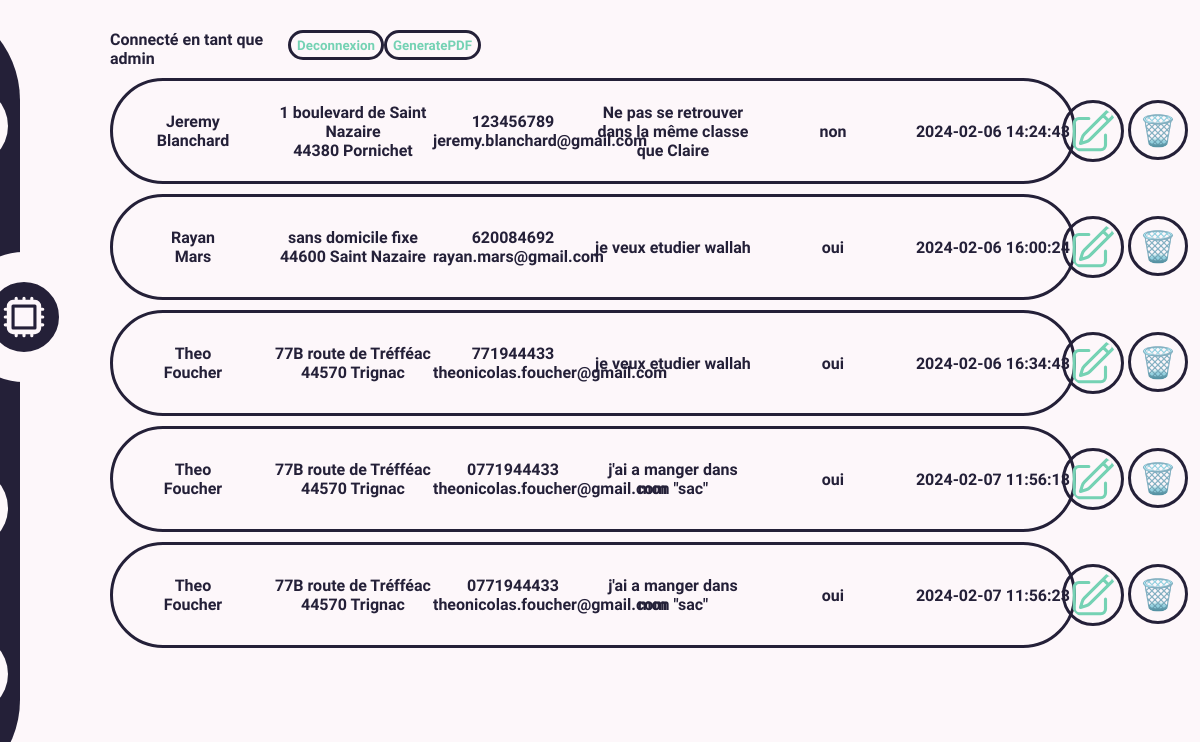
Before: /admin.php (signed in) with the older database file.
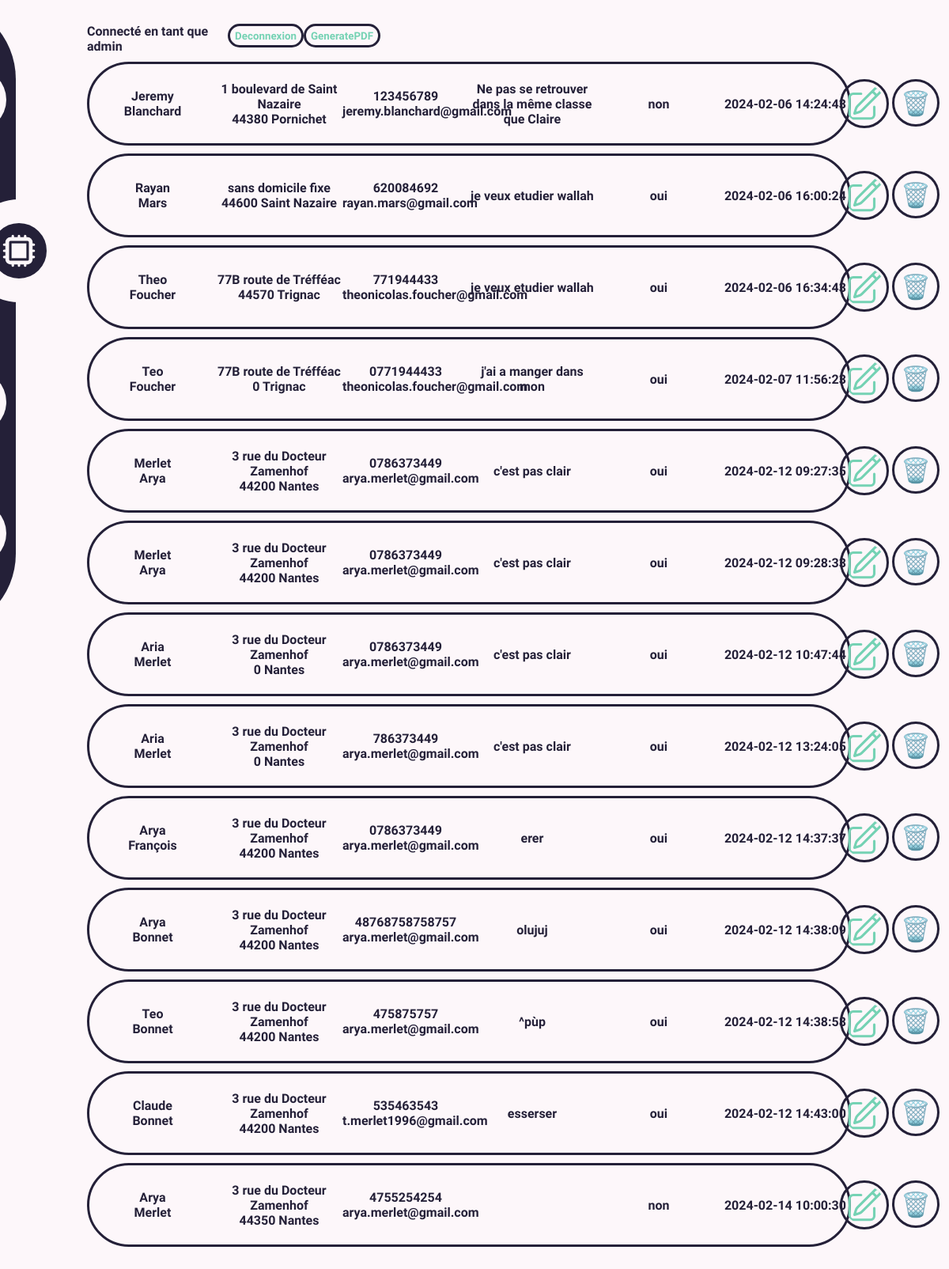
After: the same page with the newer database file.
### tables this page shows
CREATE TABLE IF NOT EXISTS `prospect` (
  `id_prospect` int NOT NULL AUTO_INCREMENT,
  `prenom` varchar(50) NOT NULL,
  `nom` varchar(50) NOT NULL,
  `email` varchar(100) NOT NULL,
  `tel` text NOT NULL,
  `adresse` varchar(100) NOT NULL,
  `ville` varchar(50) NOT NULL,
  `code_postal` int NOT NULL,
  `formation` varchar(50) NOT NULL,
  `projet` text NOT NULL,
  `note prive` text NOT NULL,
  `pre_inscrit` tinyint(1) NOT NULL,
  `niveau_etude` varchar(20) NOT NULL,
  `decouverte_IIA` varchar(100) NOT NULL,
  `heure_enregistrement` datetime NOT NULL,
  PRIMARY KEY (`id_prospect`)
);

### admin.php (the view, shortened to what this page needs)
<?php
require_once('base_donnee.php')
?>
<!DOCTYPE html>
<html lang="en">
<head>
    <link rel="stylesheet" href="<?php echo $_SESSION['Mode']?>.css">
</head>
<body>
<nav>
        <div class="nav_container">
            <a href="Home.php">
                <div class="button">
                </div>
            </a>
             </div>
        <div>
            <div class="button_active">
            </div>
        </div>
        <div class="nav_container">
        <a href="MentionsLegales.php">
            <div class="button">
            </div>
        </a>
        </div>
        <div class="nav_container">
            <a href="configuration.php">
                <div class="button">
                </div>
            </a>
        </div>
    </nav>
    <?php
    $sql='SELECT * FROM prospect ORDER BY id_prospect';
    $temp=$pdo->prepare($sql);
    $temp->execute();
echo '<div class="content_admin">
<div class="card" id="makepdf">';
echo '<div class="head_admin">';
echo 'Connecté en tant que'. ' ' . htmlentities($_SESSION['utilisateur']);
echo '<form action="deconnexion.php" method="post">
                <input type="submit" name="deconnecter" class="disconnect_button" value="Deconnexion" />
        </form>';
echo '<button class="disconnect_button">GeneratePDF</button>
</div>';
    echo '<div class="all_table">';
        while ($resultats = $temp -> fetch()){
        echo '<div class="table_container">';
            echo '<div class="button_table">
                        <a href="modification.php?id=' . $resultats['id_prospect'] . '"><svg xmlns="http://www.w3.org/2000/svg" fill="none" viewBox="0 0 24 24" stroke-width="1.5" stroke="currentColor" class="w-6 h-6">
                            <path stroke-linecap="round" stroke-linejoin="round" d="m16.862 4.487 1.687-1.688a1.875 1.875 0 1 1 2.652 2.652L10.582 16.07a4.5 4.5 0 0 1-1.897 1.13L6 18l.8-2.685a4.5 4.5 0 0 1 1.13-1.897l8.932-8.931Zm0 0L19.5 7.125M18 14v4.75A2.25 2.25 0 0 1 15.75 21H5.25A2.25 2.25 0 0 1 3 18.75V8.25A2.25 2.25 0 0 1 5.25 6H10" />
                          </svg>
                          </a>
                        <form action="admin.php" method="post">
                            <input type="hidden" name="id_prospect" value="' . $resultats['id_prospect'] . '">
                            <input type="submit" class="delete-btn" value="🗑️">
                        </form>
                    </div>';
            echo '<div class="line_table">
                        <div class="content_line"><div>' . $resultats['prenom'] .'</div><div>'. $resultats['nom'] . '</div></div>
                        <div class="content_line"><div>' . $resultats['adresse'] .'</div><div>'. $resultats['code_postal'] .' '. $resultats['ville'] . '</div></div>
                        <div class="content_line"><div>' . $resultats['tel'] .'</div><div>'. $resultats['email'] . '</div></div>
                        <div class="content_line"><div>' . $resultats['equivalent'] .'</div><div>'. $resultats['projet'] . '</div></div>
                        <div class="content_line">';if ($resultats['pre_inscrit']== '1') {
                            echo '<div>oui</div>';
                        } else{
                            echo '<div>non</div>';
                        };
                        echo '<div>'.$resultats['moyen'] .'</div></div>
                        <div class="content_line">'.$resultats['heure_enregistrement'].'</div>
                    </div> ';
        }
        echo '</div>
        </div>';
    ?>
    </div>
</body>
</html>

### jour.css (style rules this page uses)
* { margin:0; font-family: 'Dosis', sans-serif; font-weight: 700; }
body { background-color: #FDF7FA; }
nav { transform: translateX(-80%); position: fixed; float: left; display: flex; justify-content: space-evenly; flex-direction: column; width:100px; height:100vh; background-color: #242038; border-top-right-radius:100px ; border-bottom-right-radius: 100px; transition: 0.5s; }
.button_active { display: flex; justify-content: center; align-items: center; transform: translateX(30%); width: 130px; height: 130px; border-radius:100% ; background-color: #242038; box-sizing: border-box; border: #FDF7FA 30px solid; }
.button_active svg { color:#FDF7FA; }
.button { display: flex; justify-content: center; align-items: center; transform: translateX(10%); width: 80px; height: 80px; border-radius:100% ; background-color: #FDF7FA; transition: 1s; }
.nav_container { width:150%; }
svg { width: 50px; height: 50px; }
.all_table { overflow: auto; }
.line_table { display:flex; flex-direction: row; align-items: center; border:3px solid #242038; border-radius:100px; margin-bottom:10px; margin-top:10px; width:80vw; height:100px; }
.content_line { display: flex; flex-direction: column; width:calc(100%/6); text-align: center; }
.content_admin { margin-left:80px; height:90vh; color:#242038; }
.button_table { display: flex; flex-direction: row; position: absolute; right: 10px; margin-top:20px; }
.button_table a svg, .delete-btn { cursor:pointer; color:#75D2B4; border:3px solid #242038; border-radius: 100%; width:50px; height:50px; font-size: 30px; padding: 3px; margin:2px; }
.delete-btn { width: 60px; height: 60px; background-color: #FDF7FA; }
.disconnect_button { cursor: pointer; border:3px solid #242038; border-radius: 100px; width:auto; height:30px; background-color: #FDF7FA; color: #75D2B4; transition: 0.5s; }
.head_admin { width:35%; display: flex; flex-direction: row; justify-content: space-between; }
.card { box-sizing: content-box; padding: 30px; font-style: sans-serif; }

Changed rows visible on the page:
removed prospect: prenom "Theo", nom "Foucher", adresse "77B route de Tréfféac", code_postal "44570", ville "Trignac", tel "0771944433", email "theonicolas.foucher@gmail.com", projet "j'ai a manger dans mon \"sac\"", pre_inscrit "oui", heure_enregistrement "2024-02-07 11:56:18"
changed prospect: prenom "Theo" → "Teo"; code_postal "44570" → "0"; projet "j'ai a manger dans mon \"sac\"" → "j'ai a manger dans mon"
added prospect: prenom "Merlet", nom "Arya", adresse "3 rue du Docteur Zamenhof", code_postal "44200", ville "Nantes", tel "0786373449", email "arya.merlet@gmail.com", projet "c'est pas clair", pre_inscrit "oui", heure_enregistrement "2024-02-12 09:27:35"
added prospect: prenom "Merlet", nom "Arya", adresse "3 rue du Docteur Zamenhof", code_postal "44200", ville "Nantes", tel "0786373449", email "arya.merlet@gmail.com", projet "c'est pas clair", pre_inscrit "oui", heure_enregistrement "2024-02-12 09:28:33"
added prospect: prenom "Aria", nom "Merlet", adresse "3 rue du Docteur Zamenhof", code_postal "0", ville "Nantes", tel "0786373449", email "arya.merlet@gmail.com", projet "c'est pas clair", pre_inscrit "oui", heure_enregistrement "2024-02-12 10:47:44"
added prospect: prenom "Aria", nom "Merlet", adresse "3 rue du Docteur Zamenhof", code_postal "0", ville "Nantes", tel "786373449", email "arya.merlet@gmail.com", projet "c'est pas clair", pre_inscrit "oui", heure_enregistrement "2024-02-12 13:24:05"
added prospect: prenom "Arya", nom "François", adresse "3 rue du Docteur Zamenhof", code_postal "44200", ville "Nantes", tel "0786373449", email "arya.merlet@gmail.com", projet "erer", pre_inscrit "oui", heure_enregistrement "2024-02-12 14:37:37"
added prospect: prenom "Arya", nom "Bonnet", adresse "3 rue du Docteur Zamenhof", code_postal "44200", ville "Nantes", tel "48768758758757", email "arya.merlet@gmail.com", projet "olujuj", pre_inscrit "oui", heure_enregistrement "2024-02-12 14:38:09"
added prospect: prenom "Teo", nom "Bonnet", adresse "3 rue du Docteur Zamenhof", code_postal "44200", ville "Nantes", tel "475875757", email "arya.merlet@gmail.com", projet "^pùp", pre_inscrit "oui", heure_enregistrement "2024-02-12 14:38:58"
added prospect: prenom "Claude", nom "Bonnet", adresse "3 rue du Docteur Zamenhof", code_postal "44200", ville "Nantes", tel "535463543", email "t.merlet1996@gmail.com", projet "esserser", pre_inscrit "oui", heure_enregistrement "2024-02-12 14:43:00"
added prospect: prenom "Arya", nom "Merlet", adresse "3 rue du Docteur Zamenhof", code_postal "44350", ville "Nantes", tel "4755254254", email "arya.merlet@gmail.com", pre_inscrit "non", heure_enregistrement "2024-02-14 10:00:30"
